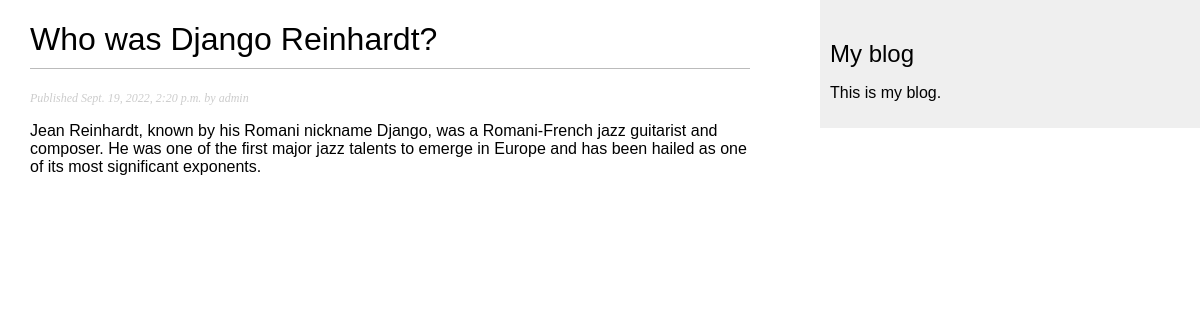
Page /blog/1/ on the committed database.
### blog/models.py (models this page shows, shortened)
class Post(models.Model):
    class Status(models.TextChoices):
        DRAFT = 'DF', 'Draft'
        PUBLISHED = 'PB', 'Published'
    title = models.CharField(max_length=250)
    slug = models.SlugField(max_length=250)  #implies an Index by default
    author = models.ForeignKey(User, on_delete=models.CASCADE,
                            related_name='blog_posts')  #a user caan write any number of posts:user.blog_posts
    body = models.TextField()
    publish = models.DateTimeField(default=timezone.now)
    created_at = models.DateTimeField(auto_now_add=True)
    updated = models.DateTimeField(auto_now=True)
    status = models.CharField(max_length=2, choices=Status.choices, default=Status.DRAFT)
    objects = models.Manager()  #the default manager
    published = PublishedManager()  #our custom manager
    class Meta:
        ordering = ['-publish']  #from newest to oldest: in descending order
        indexes = [
            models.Index(fields=['-publish']),
        ]  #to speed up our database query

### blog/views.py (the view)
# urls.py: path('<int:id>/', views.post_detail, name='post_detail'),
def post_detail(request, id):
    post = get_object_or_404(Post,
                            id=id,
                            status=Post.Status.PUBLISHED)
    context = {'post': post}
    return render(request, 'blog/post/detail.html', context)

### blog/templates/blog/post/detail.html (shortened to what this page needs)
{% extends 'blog/base.html' %}
{% block content %}
    <h1>{{ post.title }}</h1>
        <p class="date">
            Published {{ post.publish }} by {{ post.author }}
        </p>
        {{ post.body|linebreaks }}
{% endblock %}

### static/css/blog.css (style rules this page uses)
body { margin:0; padding:0; font-family:helvetica, sans-serif; }
h1 { font-weight:normal; border-bottom:1px solid #bbb; padding:0 0 10px 0; }
p.date { color:#ccc; font-family: georgia, serif; font-size: 12px; font-style: italic; }

### rows in the picture
Post: title "Who was Django Reinhardt?", publish "Sept. 19, 2022, 2:20 p.m.", author "admin", body "Jean Reinhardt, known by his Romani nickname Django, was a Romani-French jazz guitarist and composer. He was one of the first major jazz talents to emerge in Europe and has been hailed as one of its most significant exponents."
